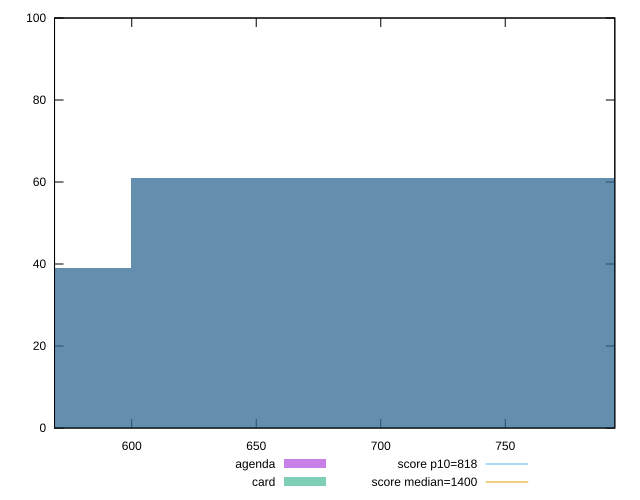

Reproduce this figure in gnuplot.
reset

$agenda <<EOF
719.719411911348 61
479.81294127423195 39
EOF

$card <<EOF
479.81294127423195 39
719.719411911348 61
EOF

set key outside below
set boxwidth 239.90647063711597
set xrange [569:794]
set yrange [0:100]
set trange [0:100]
set style fill transparent solid 0.5 noborder

set parametric
set terminal svg size 640, 500 enhanced background rgb 'white'
set output "reports/report_00028_2021-02-24T12-49-42.674Z/dom-size/comparison/histogram/1_vs_2.svg"

plot $agenda title "agenda" with boxes, \
     $card title "card" with boxes, \
     818,t title "score p10=818", \
     1400,t title "score median=1400"

reset
